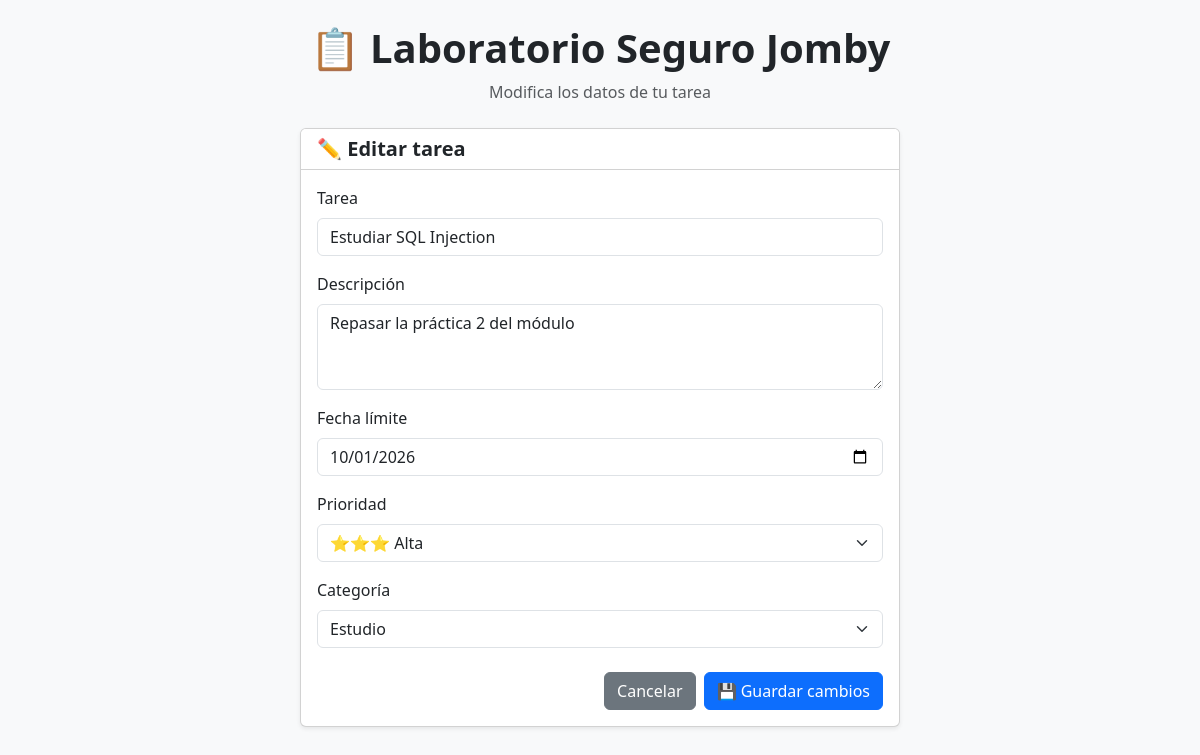
Screenshot of /editar.php?id=1 with the database file from the repository.
### tables this page shows
CREATE TABLE `tareas` (
  `id` int(11) NOT NULL,
  `titulo` varchar(255) NOT NULL,
  `descripcion` text DEFAULT NULL,
  `fecha` date NOT NULL,
  `prioridad` tinyint(4) NOT NULL,
  `categoria` enum('Trabajo','Estudio','Personal') NOT NULL,
  `completada` tinyint(1) NOT NULL DEFAULT 0,
  `fecha_creacion` timestamp NOT NULL DEFAULT current_timestamp()
);

### includes/funciones.php (called while the page is built, shortened)
<?php
require_once __DIR__ . "/../config/config.php";
function obtenerTarea(int $id): ?array {
    global $pdo;
    $stmt = $pdo->prepare("SELECT * FROM tareas WHERE id = :id");
    $stmt->execute(['id' => $id]);
    $tarea = $stmt->fetch();
    return $tarea ?: null;
}

### editar.php (the view, shortened to what this page needs)
<?php
require_once "config/config.php";
require_once "includes/funciones.php";
$id = (int) $_GET["id"];
$tarea = obtenerTarea($id);
?>
<!DOCTYPE html>
<html lang="es">
<head>
    <link href="https://cdn.jsdelivr.net/npm/bootstrap@5.3.3/dist/css/bootstrap.min.css" rel="stylesheet">
</head>
<body class="bg-light">
<div class="container py-4">
    <div class="text-center mb-4">
        <h1 class="fw-bold">📋 Laboratorio Seguro Jomby</h1>
        <p class="text-muted">Modifica los datos de tu tarea</p>
    </div>
    <div class="card shadow-sm mx-auto" style="max-width: 600px;">
        <div class="card-header bg-white">
            <h4 class="mb-0 fs-5 fw-bold">✏️ Editar tarea</h4>
        </div>
        <div class="card-body">
            <form method="POST" action="editar.php?id=<?php echo $id; ?>">
                <div class="mb-3">
                    <label for="titulo" class="form-label">Tarea</label>
                    <input
                        type="text"
                        id="titulo"
                        name="titulo"
                        class="form-control"
                        value="<?php echo htmlspecialchars($tarea["titulo"]); ?>"
                        maxlength="255"
                        required
                    >
                </div>
                <div class="mb-3">
                    <label for="descripcion" class="form-label">Descripción</label>
                    <textarea
                        id="descripcion"
                        name="descripcion"
                        class="form-control"
                        rows="3"
                    ><?php echo htmlspecialchars($tarea["descripcion"] ?? ""); ?></textarea>
                </div>
                <div class="mb-3">
                    <label for="fecha" class="form-label">Fecha límite</label>
                    <input
                        type="date"
                        id="fecha"
                        name="fecha"
                        class="form-control"
                        value="<?php echo htmlspecialchars($tarea["fecha"]); ?>"
                        required
                    >
                </div>
                <div class="mb-3">
                    <label for="prioridad" class="form-label">Prioridad</label>
                    <select id="prioridad" name="prioridad" class="form-select" required>
                        <option value="3" <?php echo (int)$tarea["prioridad"] === 3 ? "selected" : ""; ?>>⭐⭐⭐ Alta</option>
                    </select>
                </div>
                <div class="mb-4">
                    <label for="categoria" class="form-label">Categoría</label>
                    <select id="categoria" name="categoria" class="form-select" required>
                        <option value="Estudio" <?php echo $tarea["categoria"] === "Estudio" ? "selected" : ""; ?>>Estudio</option>
                    </select>
                </div>
                <div class="d-flex gap-2 justify-content-end">
                    <a href="index.php" class="btn btn-secondary">Cancelar</a>
                    <button type="submit" name="actualizar" class="btn btn-primary">💾 Guardar cambios</button>
                </div>
            </form>
        </div>
    </div>
</div>
</body>
</html>

### rows the page displays
tareas: titulo "Estudiar SQL Injection", descripcion "Repasar la práctica 2 del módulo", fecha "10/01/2026", prioridad "⭐⭐⭐ Alta", categoria "Estudio"
